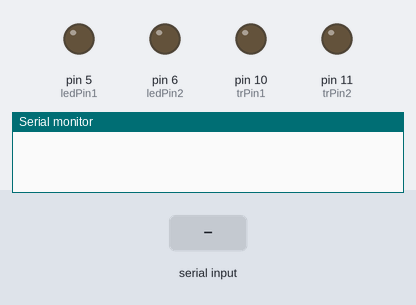
The sketch below on a simulated Arduino Uno, built with avr-gcc and run on an emulated ATmega328P. Parts: output pins drawn as LEDs (lit = HIGH), the last lines printed to the serial monitor. Inputs (shaded band) come from the test bench.

Above: at 1.2 s.
1.3 s: "a" received over the second serial link
At 2.1 s:
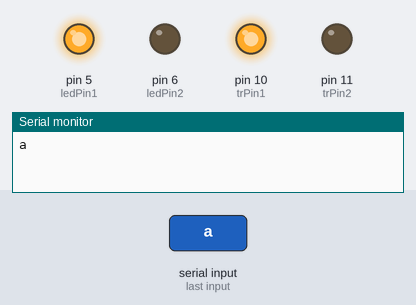
2.8 s: "c" received over the second serial link
At 3.2 s:
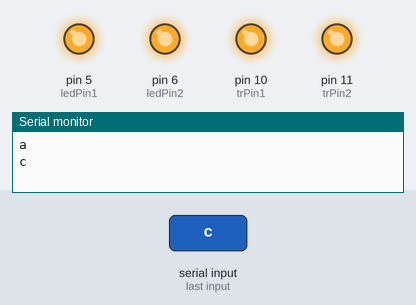
4.3 s: "b" received over the second serial link
At 5.5 s:
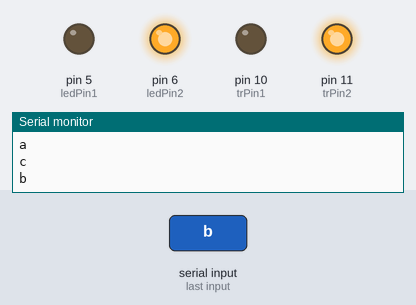
Timing chart, 0 to 7.3 s (numbered marks = the images above; inputs shaded):
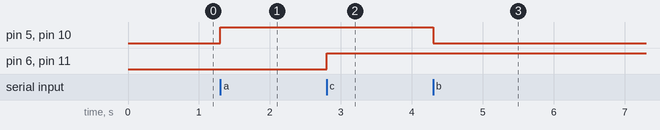

Measured:
- after the input at 1.3 s, pin 5 (ledPin1), pin 10 (trPin1): LOW → HIGH at once
- after the input at 2.8 s, pin 6 (ledPin2), pin 11 (trPin2): LOW → HIGH at once
- after the input at 4.3 s, pin 5 (ledPin1), pin 10 (trPin1): HIGH → LOW at once

The sketch:

Serial_Input_Led_On_Off.ino
```cpp
#include <SoftwareSerial.h>

SoftwareSerial bluetooth(2,3);
char data;
int ledPin1 = 5;
int ledPin2 = 6;
int trPin1 = 10;
int trPin2 = 11;

void setup() {
  Serial.begin(9600);
  bluetooth.begin(9600);
  pinMode(ledPin1, OUTPUT);
  pinMode(ledPin2, OUTPUT);
  pinMode(trPin1, OUTPUT);
  pinMode(trPin2, OUTPUT);
}

void loop() {
   if(bluetooth.available()){
      data = bluetooth.read();
      Serial.println(data);
      if(data=='a'){
        digitalWrite(trPin1, 1);
        digitalWrite(ledPin1, 1);
      }else if(data=='b'){
        digitalWrite(trPin1, 0);
        digitalWrite(ledPin1, 0);
      }else if(data=='c'){
        digitalWrite(trPin2, 1);
        digitalWrite(ledPin2, 1);
      }else if(data=='d'){
        digitalWrite(trPin2, 0);
        digitalWrite(ledPin2, 0);
      }
   }
}
```
